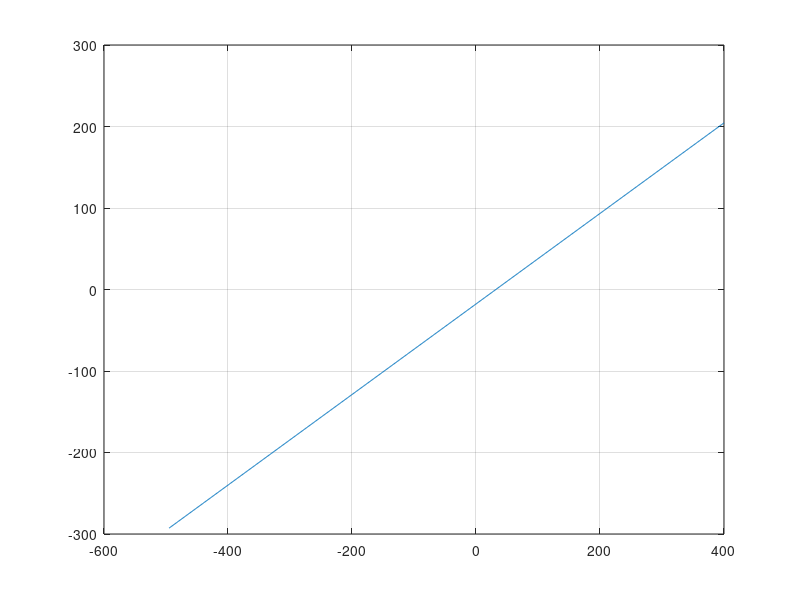

The MATLAB source for this figure: (Note: this script raises an error after producing the figure.)
clear;
close all;
clc;
temp_f = [-495:400];
temp_c = temp_f -32;
temp_c = temp_c*(5/9);
figure
plot(temp_f,temp_c)
grid on
xlim({-460,400})
title ('temp i f ploted aginst c')
xlabel('degres f')
ylabel('degres c')
